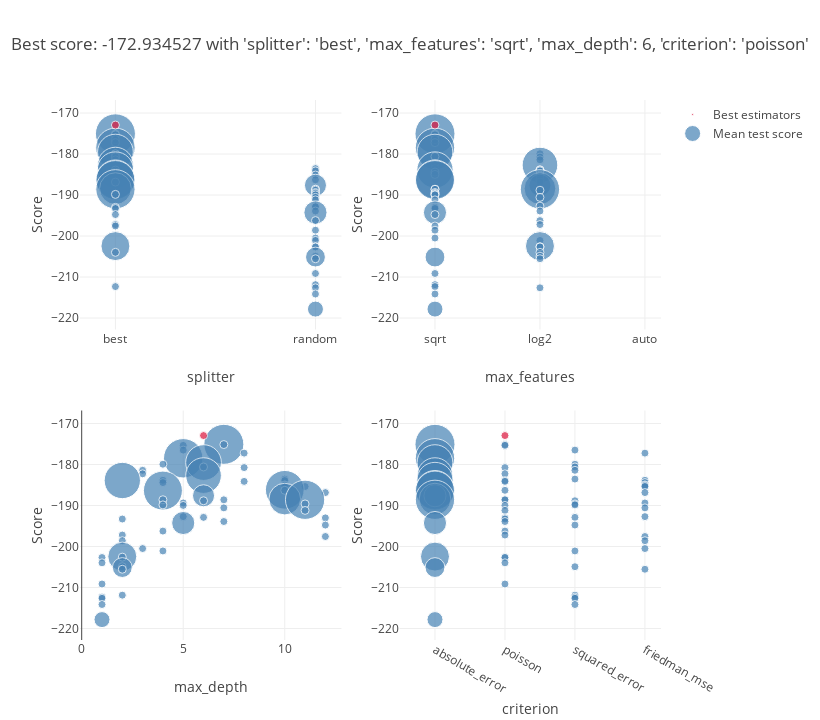

Notebook code cell kept with this figure:
### Code cell
clf = RandomizedSearchCV(model, param, cv=5,scoring='neg_root_mean_squared_error', verbose=VERBOSE, n_jobs=-1, n_iter=100)
clf.fit(X_train, y_train)
plot_grid_search(clf)
table_grid_search(clf)
